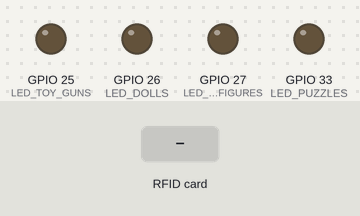
The sketch below on a simulated ESP32. On the bench: output pins drawn as LEDs (lit = HIGH). Dashed ring = blinking. Inputs (shaded band) come from the test bench. WiFi joins after 1.5 s; servers stay silent unless stated; uploads are accepted with an empty reply; what the sketch prints to the serial monitor is not drawn.

Above: at 3.2 s.
3.3 s: RFID card A9 6C 6A 05 held to the reader
At 3.65 s:
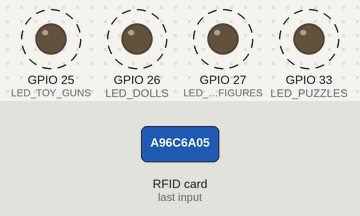
5.0 s: RFID card 01 02 03 04 held to the reader
At 7.5 s:
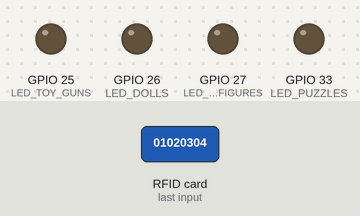
8.0 s: RFID card 5E 7A 19 C4 held to the reader
At 9.83 s:
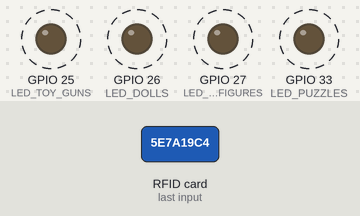
Timing chart, 0 to 11.6 s (numbered marks = the images above; inputs shaded):
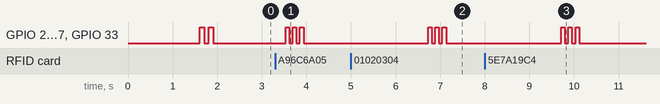

The sketch:

smart_toy_rfid.ino
```cpp
/**
 * @file smart_toy_rfid.ino
 * @brief RFID ID Card reader for a smart toy store system.
 * @details This code reads an employee's RFID card, sends their name to a backend server,
 * and controls LEDs based on the server's response about their next assigned task.
 *
 * @author Gemini AI & JohnT
 * @date 04 November 2025
 */

#include <WiFi.h>
#include <HTTPClient.h>
#include <ArduinoJson.h>
#include <SPI.h>
#include <MFRC522.h>

// --- Hardware & Network Configuration ---
#define SS_PIN 21         // SPI Slave Select Pin
#define RST_PIN 22        // RFID Reset Pin

// --- WiFi Credentials ---
const char* ssid = "YOUR_REAL_WIFI_NAME";
const char* password = "YOUR_REAL_WIFI_PASSWORD";

// --- Server Configuration ---
const char* serverName = "my-backend-prod.up.railway.app";

// --- LED Pin Mapping ---
const int LED_TOY_GUNS = 25;
const int LED_ACTION_FIGURES = 27;
const int LED_DOLLS = 26;
const int LED_PUZZLES = 33;

// --- RFID Hardware Initialization ---
MFRC522 rfid(SS_PIN, RST_PIN);

// --- Map Physical Card UIDs to Person Names ---
struct PersonMapping {
    const char* physicalUid;    // UID from the physical ID card
    const char* personName;     // Name of the employee
};

PersonMapping personMappings[] = {
    {"A9 6C 6A 05", "John Marwin"},
    {"01 02 03 04", "Jannalyn"},
    // TODO: Replace with the actual UID from Marl Prince's ID card
    {"YOUR_UID_HERE_MARL", "Marl Prince"},
    // TODO: Replace with the actual UID from Renz's ID card
    {"YOUR_UID_HERE_RENZ", "Renz"}
};
const int numMappings = sizeof(personMappings) / sizeof(PersonMapping);

// --- Function Prototypes ---
void setupWiFi();
void setupHardware();
void turnOffAllLEDs();
void indicateSystemReady();
void indicateError();
String getScannedUID();
String getPersonFromPhysicalUID(String physicalUid);
void handleScan(String personName);
void executeLedAction(const char* action, const char* category);
int getLedPinForCategory(const char* category);
void blinkLed(int pin, int times, int duration);

// ====================================================
// SETUP
// ====================================================
void setup() {
    Serial.begin(115200);
    Serial.println("\n[SETUP] Person-centric RFID Processor Initializing...");
    setupHardware();
    setupWiFi();
    Serial.println("[SETUP] System is ready. Waiting for employee card scans.");
    indicateSystemReady();
}

// ====================================================
// LOOP
// ====================================================
void loop() {
    if (WiFi.status() != WL_CONNECTED) {
        Serial.println("[LOOP] WiFi disconnected. Reconnecting...");
        indicateError();
        setupWiFi();
        return;
    }

    if (rfid.PICC_IsNewCardPresent() && rfid.PICC_ReadCardSerial()) {
        String physicalUid = getScannedUID();
        String personName = getPersonFromPhysicalUID(physicalUid);

        if (personName.length() > 0) {
            Serial.print("[LOOP] Scanned card UID: "); Serial.print(physicalUid);
            Serial.print(", belongs to: "); Serial.println(personName);
            handleScan(personName);
        } else {
            Serial.print("[LOOP] Scanned unknown card UID: "); Serial.println(physicalUid);
            indicateError();
        }

        rfid.PICC_HaltA();
        rfid.PCD_StopCrypto1();
        delay(2500); // Wait before allowing another scan
    }
}

// ====================================================
// Core Functions
// ====================================================

void handleScan(String personName) {
    if (WiFi.status() != WL_CONNECTED) return;

    HTTPClient http;
    String url = "https://" + String(serverName) + "/api/process-next";

    http.setInsecure();
    http.begin(url);
    http.addHeader("Content-Type", "application/json");

    StaticJsonDocument<128> doc;
    doc["person_name"] = personName;
    String payload;
    serializeJson(doc, payload);

    Serial.print("[HTTP] Sending POST to "); Serial.println(url);
    Serial.print("[HTTP] Payload: "); Serial.println(payload);

    int httpCode = http.POST(payload);

    if (httpCode > 0) {
        Serial.print("[HTTP] Response Code: "); Serial.println(httpCode);
        String responsePayload = http.getString();
        Serial.print("[HTTP] Response Payload: "); Serial.println(responsePayload);

        StaticJsonDocument<256> responseDoc;
        DeserializationError error = deserializeJson(responseDoc, responsePayload);

        if (error) {
            Serial.print("[JSON] Deserialization failed: "); Serial.println(error.c_str());
            indicateError();
        } else {
            const char* action = responseDoc["action"];
            const char* category = responseDoc["led"];
            executeLedAction(action, category);
        }
    } else {
        Serial.print("[HTTP] Request failed, error: "); Serial.println(http.errorToString(httpCode));
        indicateError();
    }
    http.end();
}

void executeLedAction(const char* action, const char* category) {
    Serial.print("[LED] Action: "); Serial.print(action); Serial.print(", Category: "); Serial.println(category);
    int targetLed = getLedPinForCategory(category);

    if (strcmp(action, "processing_success") == 0) {
        blinkLed(targetLed, 3, 200);
    } else if (strcmp(action, "no_pending_orders") == 0) {
        indicateSystemReady();
    } else {
        indicateError();
    }
}

// ====================================================
// Helper Functions
// ====================================================

void setupHardware() {
    pinMode(LED_TOY_GUNS, OUTPUT);
    pinMode(LED_ACTION_FIGURES, OUTPUT);
    pinMode(LED_DOLLS, OUTPUT);
    pinMode(LED_PUZZLES, OUTPUT);
    turnOffAllLEDs();
    SPI.begin();
    rfid.PCD_Init();
}

void setupWiFi() {
    Serial.print("[WIFI] Connecting to "); Serial.println(ssid);
    WiFi.begin(ssid, password);
    int attempts = 0;
    while (WiFi.status() != WL_CONNECTED && attempts < 20) {
        delay(500); Serial.print("."); attempts++;
    }
    if (WiFi.status() == WL_CONNECTED) {
        Serial.println("\n[WIFI] Connected!"); Serial.print("[WIFI] IP Address: "); Serial.println(WiFi.localIP());
    } else {
        Serial.println("\n[WIFI] Connection Failed.");
    }
}

String getScannedUID() {
    String uid = "";
    for (byte i = 0; i < rfid.uid.size; i++) {
        if (i > 0) uid += " ";
        if (rfid.uid.uidByte[i] < 0x10) uid += "0";
        uid += String(rfid.uid.uidByte[i], HEX);
    }
    uid.toUpperCase();
    return uid;
}

String getPersonFromPhysicalUID(String physicalUid) {
    for (int i = 0; i < numMappings; i++) {
        if (physicalUid.equals(personMappings[i].physicalUid)) {
            return String(personMappings[i].personName);
        }
    }
    return "";
}

int getLedPinForCategory(const char* category) {
    if (strcmp(category, "Toy Guns") == 0) return LED_TOY_GUNS;
    if (strcmp(category, "Action Figures") == 0) return LED_ACTION_FIGURES;
    if (strcmp(category, "Dolls") == 0) return LED_DOLLS;
    if (strcmp(category, "Puzzles") == 0) return LED_PUZZLES;
    return -1;
}

void turnOffAllLEDs() {
    digitalWrite(LED_TOY_GUNS, LOW);
    digitalWrite(LED_ACTION_FIGURES, LOW);
    digitalWrite(LED_DOLLS, LOW);
    digitalWrite(LED_PUZZLES, LOW);
}

void blinkLed(int pin, int times, int duration) {
    if (pin == -1) return;
    for (int i = 0; i < times; i++) {
        digitalWrite(pin, HIGH); delay(duration); digitalWrite(pin, LOW); delay(duration);
    }
}

void indicateSystemReady() {
    turnOffAllLEDs(); delay(50);
    for (int i = 0; i < 2; i++) {
        digitalWrite(LED_TOY_GUNS, HIGH); digitalWrite(LED_ACTION_FIGURES, HIGH);
        digitalWrite(LED_DOLLS, HIGH); digitalWrite(LED_PUZZLES, HIGH);
        delay(100); turnOffAllLEDs(); delay(100);
    }
}

void indicateError() {
    for (int i = 0; i < 3; i++) {
        digitalWrite(LED_TOY_GUNS, HIGH); digitalWrite(LED_ACTION_FIGURES, HIGH);
        digitalWrite(LED_DOLLS, HIGH); digitalWrite(LED_PUZZLES, HIGH);
        delay(80); turnOffAllLEDs(); delay(80);
    }
}
```

Measured:
- after the input at 3.3 s, GPIO 25 (LED_TOY_GUNS), GPIO 26 (LED_DOLLS), GPIO 27 (LED_ACTION_FIGURES), GPIO 33 (LED_PUZZLES): alternates HIGH for 0.08 s and LOW for 0.08 s, 6 changes in all, then stays LOW, starting after 0.24 s
- after the input at 5.0 s, GPIO 25 (LED_TOY_GUNS), GPIO 26 (LED_DOLLS), GPIO 27 (LED_ACTION_FIGURES), GPIO 33 (LED_PUZZLES): alternates HIGH for 0.08 s and LOW for 0.08 s, 6 changes in all, then stays LOW, starting after 1.7 s
- after the input at 8.0 s, GPIO 25 (LED_TOY_GUNS), GPIO 26 (LED_DOLLS), GPIO 27 (LED_ACTION_FIGURES), GPIO 33 (LED_PUZZLES): alternates HIGH for 0.08 s and LOW for 0.08 s, 6 changes in all, then stays LOW, starting after 1.7 s
